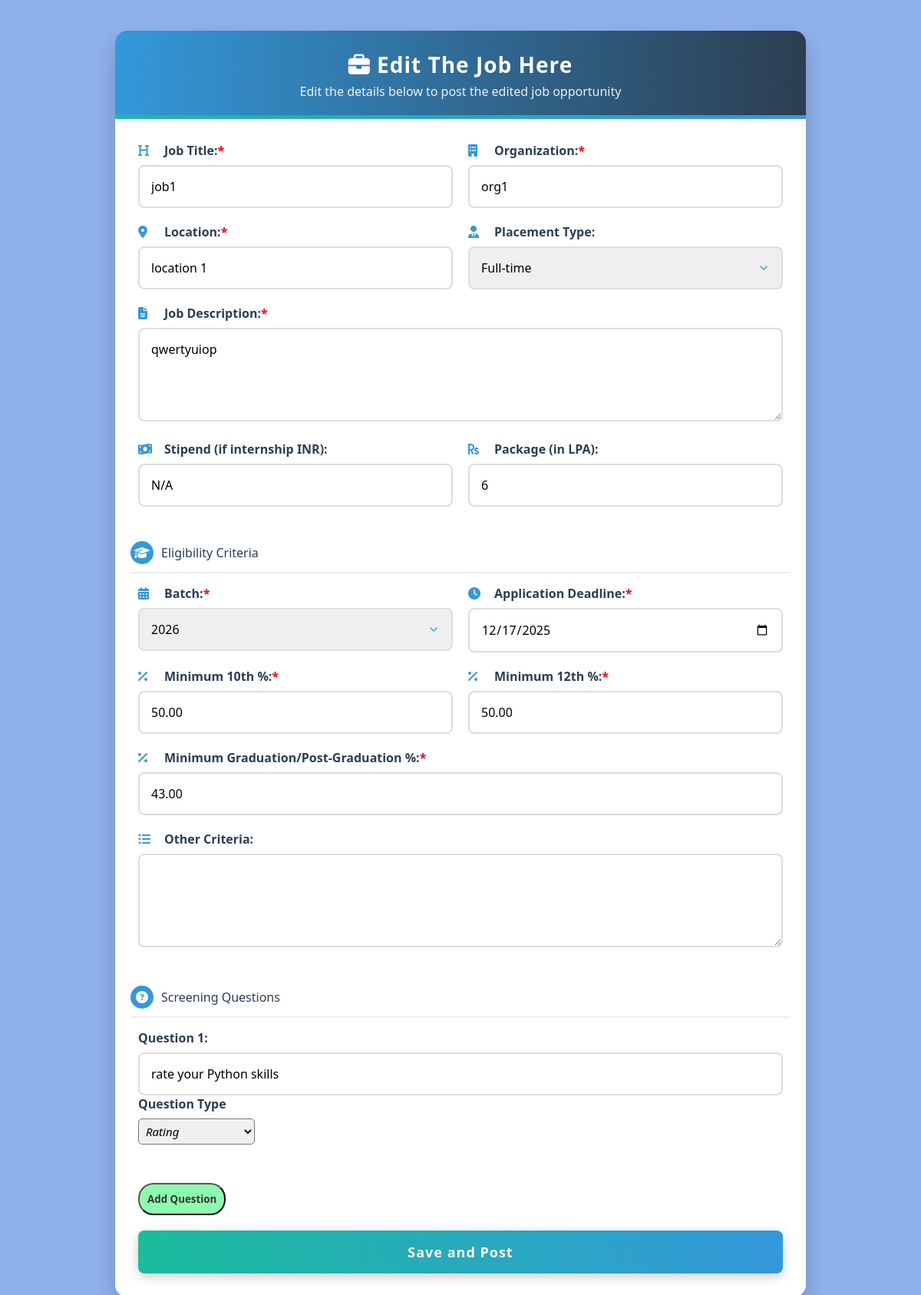
The page /admin_home/edit_job/6d839a48-d78d-4230-be1c-88c17e98b85d/ (signed in) on the database as committed earlier.
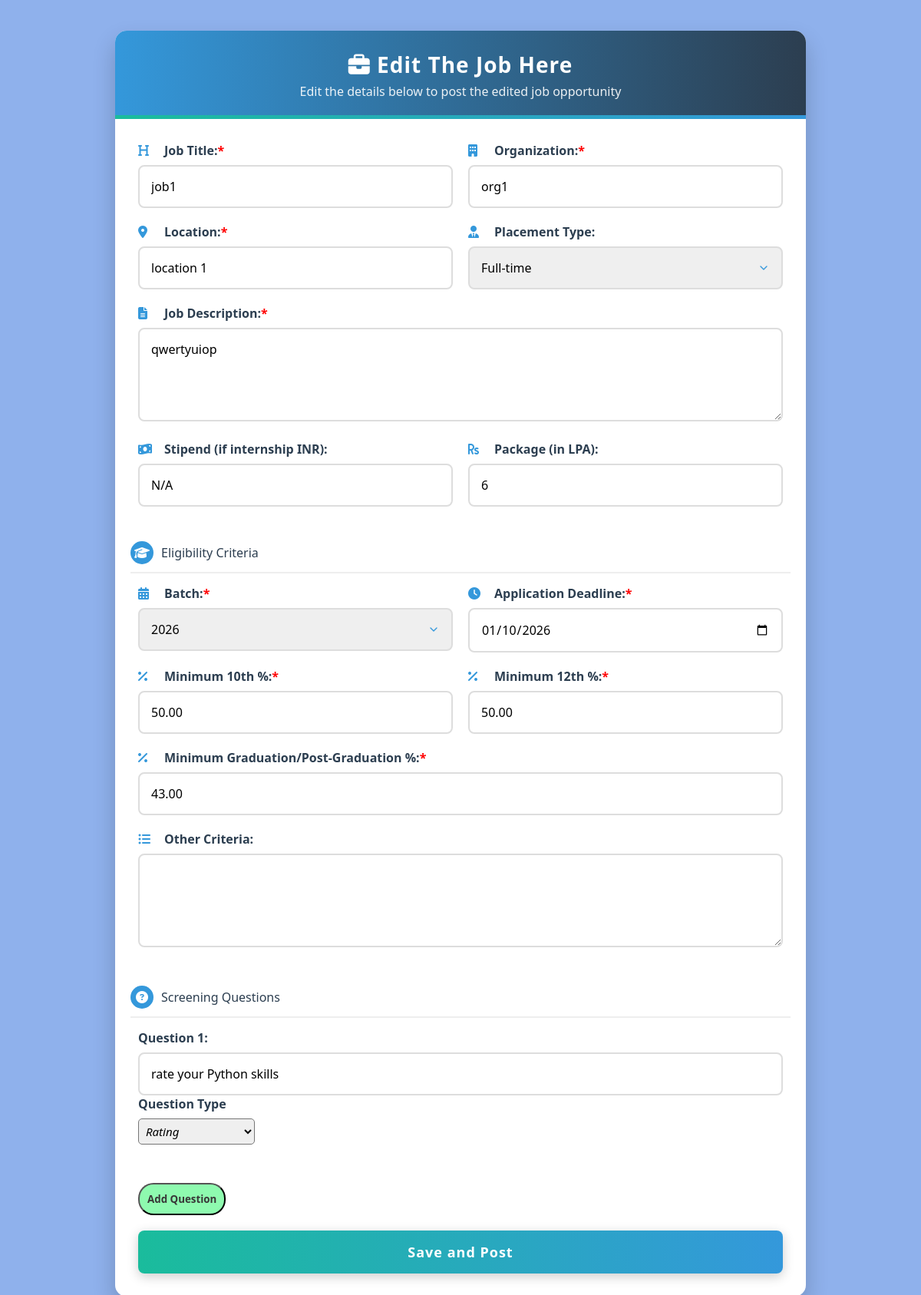
The same page on the database as committed later.
### placement/models.py (models this page shows, shortened)
class Job(models.Model):
    job_id = models.UUIDField(primary_key=True, default=uuid.uuid4, editable=False)
    title = models.CharField(max_length=100)
    organization = models.CharField(max_length=100)
    location = models.CharField(max_length=100)
    description = models.TextField()
    placement_type = models.CharField(max_length=50)
    job_stipend = models.CharField(max_length=50)
    package = models.CharField(max_length=50)
    eligiblity_batch = models.CharField(max_length=50)
    eligiblity_10_marks = models.DecimalField(max_digits=5, decimal_places=2)
    eligiblity_12_marks = models.DecimalField(max_digits=5, decimal_places=2)
    eligiblity_college_marks = models.DecimalField(max_digits=5, decimal_places=2)
    eligiblity_others = models.TextField()
    application_deadline = models.DateField()
    question1 = models.CharField(max_length=200, blank=True, null=True)
    question2 = models.CharField(max_length=200, blank=True, null=True)
    question3 = models.CharField(max_length=200, blank=True, null=True)
    question4 = models.CharField(max_length=200, blank=True, null=True)
    question5 = models.CharField(max_length=200, blank=True, null=True)
    question6 = models.CharField(max_length=200, blank=True, null=True)
    question7 = models.CharField(max_length=200, blank=True, null=True)
    question8 = models.CharField(max_length=200, blank=True, null=True)
    question9 = models.CharField(max_length=200, blank=True, null=True)
    question10 = models.CharField(max_length=200, blank=True, null=True)
    type1 = models.CharField(max_length=20, blank=True, null=True)
    type2 = models.CharField(max_length=20, blank=True, null=True)
    type3 = models.CharField(max_length=20, blank=True, null=True)
    type4 = models.CharField(max_length=20, blank=True, null=True)
    type5 = models.CharField(max_length=20, blank=True, null=True)
    type6 = models.CharField(max_length=20, blank=True, null=True)
    type7 = models.CharField(max_length=20, blank=True, null=True)
    type8 = models.CharField(max_length=20, blank=True, null=True)
    type9 = models.CharField(max_length=20, blank=True, null=True)
    type10 = models.CharField(max_length=20, blank=True, null=True)
    post_date = models.DateField(auto_now_add=True)
    update_date = models.DateField(blank=True, null=True)
    active_status = models.BooleanField(default=True)

### placement/views.py (the view, shortened to what this page needs)
# urls.py: path('admin_home/edit_job/<uuid:job_id>/', views.edit_job,name='edit_job'),
@login_required(login_url='/admin_login/')
def edit_job(request, job_id):
    job = get_object_or_404(Job, job_id=job_id)
    return render(request,"edit_job.html", {"job":job})

### templates/edit_job.html (shortened to what the changed rows need)
{% load static %}
<!DOCTYPE html>
<html lang="en">
<head>
    <link rel="stylesheet" href="{% static 'CSS/post_and_edit_job.css' %}">
    <link rel="stylesheet" href="https://cdnjs.cloudflare.com/ajax/libs/font-awesome/6.4.0/css/all.min.css">
</head>
<body>
    <div class="container">
        <div class="header">
            <h2><i class="fas fa-briefcase"></i> Edit The Job Here</h2>
        </div>
        <div class="form-container">
            <form method="POST">
                <div class="form-row">
                    <div class="form-group">
                        <label for="title"><i class="fas fa-heading"></i> Job Title: <span style="color: red;">*</span></label>
                        <input type="text" class="form-control" name="title" value="{{job.title}}" required>
                    </div>
                    <div class="form-group">
                        <label for="organization"><i class="fas fa-building"></i> Organization: <span style="color: red;">*</span></label>
                        <input type="text" class="form-control" id="organization" name="organization" value="{{job.organization}}" required>
                    </div>
                    <div class="form-group">
                        <label for="location"><i class="fas fa-map-marker-alt"></i> Location: <span style="color: red;">*</span></label>
                        <input type="text" class="form-control" id="location" name="location" value="{{job.location}}" required>
                    </div>
                    <div class="form-group">
                        <label for="placement_type"><i class="fas fa-user-tie"></i> Placement Type:</label>
                        <select class="form-control" id="placement_type" name="placement_type"required>
                            <option value="Full-time" {% if job.placement_type == "Full-time" %}selected{% endif %}>Full-time</option>
                        </select>
                    </div>
                    <div class="form-group full-width">
                        <label for="description"><i class="fas fa-file-alt"></i> Job Description: <span style="color: red;">*</span></label>
                        <textarea class="form-control" id="description" name="description" rows="4" required>{{job.description}}</textarea>
                    </div>
                    <div class="form-group">
                        <label for="stipend"><i class="fas fa-money-bill-wave"></i> Stipend (if internship INR):</label>
                        <input type="text" class="form-control" id="stipend" name="stipend" value="{{job.job_stipend}}">
                    </div>
                    <div class="form-group">
                        <label for="package"><i class="fas fa-rupee-sign"></i> Package (in LPA):</label>
                        <input type="text" class="form-control" id="package" name="package" value="{{job.package}}">
                    </div>
                    <div class="form-group">
                        <label for="batch"><i class="fas fa-calendar-alt"></i> Batch: <span style="color: red;">*</span></label>
                        <select class="form-control" id="batch" name="batch" required>
                            <option value="2026" {% if job.eligiblity_batch == "2026" %}selected{% endif %}>2026</option>
                        </select>
                    </div>
                    <div class="form-group">
                        <label for="deadline"><i class="fas fa-clock"></i> Application Deadline: <span style="color: red;">*</span></label>
                        <input type="date" class="form-control" id="deadline" name="deadline" min="{{today|date:'Y-m-d'}}" value="{{job.application_deadline|date:'Y-m-d'}}" required>
                    </div>
                    <div class="form-group">
                        <label for="min_marks10"><i class="fas fa-percentage"></i> Minimum 10th %: <span style="color: red;">*</span></label>
                        <input type="text" class="form-control" id="min_marks10" name="min_marks10" value="{{job.eligiblity_10_marks}}" required>
                    </div>
                    <div class="form-group">
                        <label for="min_marks12"><i class="fas fa-percentage"></i> Minimum 12th %: <span style="color: red;">*</span></label>
                        <input type="text" class="form-control" id="min_marks12" name="min_marks12" value="{{job.eligiblity_12_marks}}" required>
                    </div>
                    <div class="form-group full-width">
                        <label for="min_marks_college"><i class="fas fa-percentage"></i> Minimum Graduation/Post-Graduation %: <span style="color: red;">*</span></label>
                        <input type="text" class="form-control" id="min_marks_college" name="min_marks_college" value="{{job.eligiblity_college_marks}}" required>
                    </div>
                    <div class="form-group full-width">
                        <label for="Other_criteria"><i class="fas fa-list-ul"></i> Other Criteria:</label>
                        <textarea class="form-control" id="Other_criteria" name="Other_criteria" rows="4" value="{{job.eligiblity_others}}"></textarea>
                    </div>
                    <div class="form-group full-width question-block" style="display:none;">
                        <label for="question1"> Question 1:</label>
                        <input type="text" class="form-control" id="question1" name="question1" value="{{job.question1}}">
                        <label for="question1_type">Question Type</i></label>
                        <select class="question_type" id="question1_type" name="question1_type">
                            <option value="rating" {% if job.type1 == "rating" %}selected{% endif %}>Rating</option>
                        </select>
                    </div>
                </div>
            </form>
        </div>
    </div>
</body>
</html>

Rows that differ between the two databases and show on the page:
changed Job "job1": deadline "12/17/2025" → "01/10/2026"
